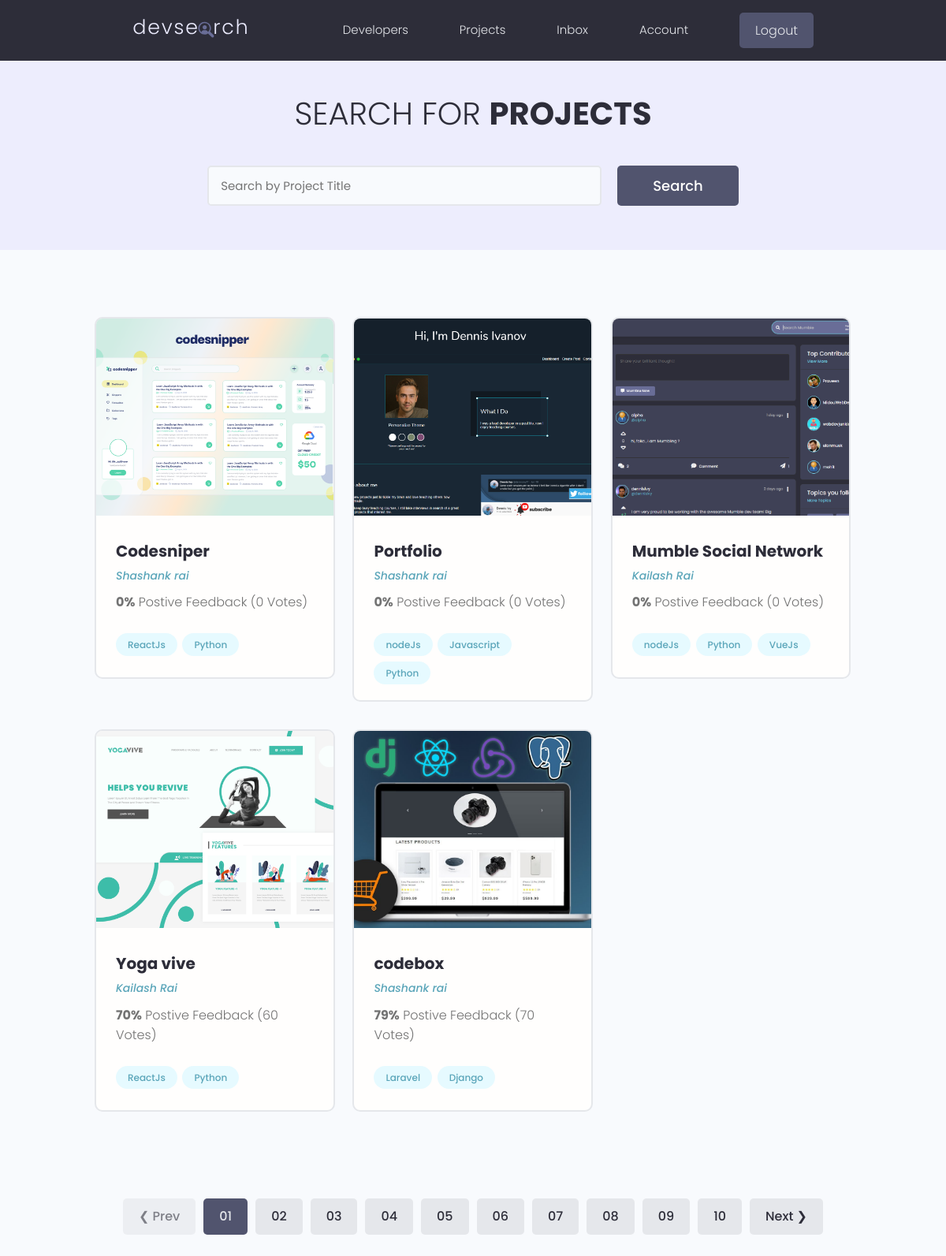
The page /projects/ (signed in) on the database its author committed.
### projects/models.py (models this page shows)
class project(models.Model):
    owner=models.ForeignKey(Profile,null=True,blank=True,on_delete=models.SET_NULL)
    title=models.CharField(max_length=200)
    description=models.TextField(null=True,blank=True)
    featured_image=models.ImageField(null=True,blank=True,default='default.jpg')
    demo_link=models.CharField(max_length=2000,null=True,blank=True)
    source_link=models.CharField(max_length=2000,null=True,blank=True)
    tags=models.ManyToManyField('Tag',blank=True)
    vote_total=models.IntegerField(default=0,null=True,blank=True)
    vote_ratio=models.IntegerField(default=0,null=True,blank=True)
    created=models.DateTimeField(auto_now_add=True)
    id=models.UUIDField(default=uuid.uuid4,unique=True,primary_key=True,editable=False)
    def __str__(self):
        return self.title

class Tag(models.Model):
    name=models.CharField(max_length=200)
    created=models.DateTimeField(auto_now_add=True)
    id=models.UUIDField(default=uuid.uuid4,unique=True,primary_key=True,editable=False)
    def __str__(self):
        return self.name

### users/models.py (models this page shows, shortened)
class Profile(models.Model):
    user=models.OneToOneField(User,on_delete=models.CASCADE,null=True,blank=True)
    name=models.CharField(max_length=200,blank=True,null=True)
    user_name=models.CharField(max_length=200,blank=True,null=True)
    location=models.CharField(max_length=200,blank=True,null=True)
    email=models.EmailField(max_length=500,blank=True,null=True)
    short_intro=models.CharField(max_length=200,blank=True,null=True)
    bio=models.TextField(blank=True,null=True)
    profile_image=models.ImageField(blank=True,null=True,upload_to='profiles/',default='profiles/user-default.png')
    social_github=models.CharField(max_length=200,blank=True,null=True)
    social_twitter=models.CharField(max_length=200,blank=True,null=True)
    social_linkedin=models.CharField(max_length=200,blank=True,null=True)
    social_youtube=models.CharField(max_length=200,blank=True,null=True)
    social_website=models.CharField(max_length=200,blank=True,null=True)
    created=models.DateTimeField(auto_now_add=True)
    id=models.UUIDField(default=uuid.uuid4,unique=True,primary_key=True,editable=False)

### projects/views.py (the view)
# urls.py: path('',views.hello,name='hello'),
def hello(request):
    projects=project.objects.all()
    print(projects)
    context={'projects':projects}
    return render(request,'projects/hello.html', context)

### projects/templates/projects/hello.html (shortened to what this page needs)
{% extends 'main.html' %} {% block content %}
  <main class="projects">
    <section class="hero-section text-center">
      <div class="container container--narrow">
        <div class="hero-section__box">
          <h2>Search for <span>Projects</span></h2>
        </div>
        <div class="hero-section__search">
          <form class="form" action="#" method="get">
            <div class="form__field">
              <input class="input input--text" id="formInput#search" type="text" name="text"
                placeholder="Search by Project Title" />
            </div>
            <input class="btn btn--sub btn--lg" type="submit" value="Search" />
          </form>
        </div>
      </div>
    </section>
    <section class="projectsList">
      <div class="container">
        <div class="grid grid--three">
        {% for project in projects %}
          <div class="column">
            <div class="card project">
              <a href="{% url 'project' project.id %}" class="project">
                <img class="project__thumbnail" src="{{project.featured_image.url}}" alt="project thumbnail" />
                <div class="card__body">
                  <h3 class="project__title">{{project.title}}</h3>
                  <p><a class="project__author" href="{% url 'user_profile' project.owner.id %}">{{project.owner.name}}</a></p>
                  <p class="project--rating">
                    <span style="font-weight: bold;">{{project.vote_ratio}}%</span> Postive
                    Feedback ({{project.vote_total}} Vote{{project.vote_total|pluralize:"s"}})
                  </p>
                  <div class="project__tags">
                  {% for tag in project.tags.all %}
                    <span class="tag tag--pill tag--main">
                      <small>{{tag}}</small>
                    </span>
                  {% endfor %}
                  </div>
                </div>
              </a>
            </div>
          </div>
        {% endfor %}
      </div>
    </section>
    <div class="pagination">
      <ul class="container">
        <li><a href="#" class="btn btn--disabled">&#10094; Prev</a></li>
        <li><a href="#" class="btn btn--sub">01</a></li>
        <li><a href="#" class="btn">02</a></li>
        <li><a href="#" class="btn">03</a></li>
        <li><a href="#" class="btn">04</a></li>
        <li><a href="#" class="btn">05</a></li>
        <li><a href="#" class="btn">06</a></li>
        <li><a href="#" class="btn">07</a></li>
        <li><a href="#" class="btn">08</a></li>
        <li><a href="#" class="btn">09</a></li>
        <li><a href="#" class="btn">10</a></li>
        <li><a href="#" class="btn">Next &#10095;</a></li>
      </ul>
    </div>
  </main>
{% endblock content %}

### static/styles/app.css (style rules this page uses)
:root { --color-sub: #2d2d39; }
.btn--sub { background-color: var(--color-sub-light); }
.card { border: 2px solid var(--color-light); }
img { width: 100%; }
.hero-section { height: 40vh; display: flex; align-items: center; background-color: var(--color-sub); }
.hero-section__box { margin-bottom: 4rem; }
.hero-section__box > h2, .hero-section__box > h2 > span { font-size: 4rem; color: var(--color-light); line-height: 1.3; text-transform: uppercase; }
.hero-section__box > h2 { font-weight: 300; }
.hero-section__box > h2 > span { font-weight: 700; }
.hero-section__search > .form { display: flex; align-items: center; justify-content: center; gap: 2rem; }
.hero-section__search > .form input.input--text { width: 50rem; }
.pagination { margin-top: 8rem; margin-bottom: 10rem; }
.pagination > ul { flex-wrap: wrap; list-style: none; display: flex; align-items: center; justify-content: center; gap: 1rem; }
.pagination .btn { color: var(--color-sub); }
.pagination .btn.btn--sub { color: var(--color-light); }
.project__author { font-size: 1.4rem; font-style: italic; }
.project--rating { margin-bottom: 1.6em; margin-top: .5em; }
.projects > .hero-section { background: var(--color-sub-lighter); height: 30vh; }
.projects .hero-section__box { margin-bottom: 2.5rem; }
.projects .hero-section__box > h2 { color: var(--color-sub); }
.projects .hero-section__box > h2 > span { font-weight: 700; color: var(--color-sub); }
.projectsList { margin-top: 8rem; }
.project__thumbnail { height: 25rem; object-fit: cover; object-position: top center; }
.project__title { font-size: 2rem; font-weight: 700; color: var(--color-sub); }

### static/uikit/styles/modules/_variables.css (style rules this page uses)
:root { --color-main: #5aa5b9; --color-main-light: #e6faff; --color-sub: #3f4156; --color-sub-light: #51546e; --color-sub-lighter: #ededfd; --color-text: #737373; --color-gray: #8b8b8b; --color-light: #e5e7eb; --color-light-gray: #767676; --color-bg: #f8fafd; --color-white: #fffefd; --color-white-light: #f3f3f3; --color-success: #359e64; --color-success-bg: #def8e8; --color-error: #fc4b0b; --color-error-bg: #fff2ee; --font-base: 'Poppins', arial, helvetica, 'Segoe UI', roboto, ubuntu, sans-serif; --font-monospace: 'Fira Code', 'Courier New', courier, monospace; --font-regular: 300; --font-medium: 500; --font-bold: 700; --generic-shadow: 1px 1px 5px #00000010; --generic-transition: all 0.3s ease-in-out; }

### static/uikit/styles/modules/_base.css (style rules this page uses)
* { margin: 0; padding: 0; box-sizing: border-box; text-rendering: optimizeLegibility; color: inherit; font-size: inherit; }
html { font-size: 50%; }
@media only screen and (min-width: 480px) { html { font-size: 56.25%; } }
@media only screen and (min-width: 1200px) { html { font-size: 62.5%; } }
body { line-height: 1.6; font-weight: 400; font-size: 1.5rem; color: var(--color-text); background-color: var(--color-bg); min-height: 100vh; }

### static/uikit/styles/modules/_typography.css (style rules this page uses)
* { font-family: var(--font-base); }
h2 { font-size: 3.6rem; font-weight: var(--font-bold); }
h3 { font-size: 3.2rem; font-weight: var(--font-medium); }
p, span, strong { font-size: 1.6rem; color: var(--color-text); font-weight: var(--font-regular); }
a { padding-bottom: 2px; text-decoration: none; display: inline-block; color: var(--color-main); font-weight: var(--font-medium); }

### static/uikit/styles/modules/_utilities.css (style rules this page uses)
.container { width: 92%; max-width: 165rem; margin: 0 auto; box-sizing: border-box; }
.container--narrow { width: 92%; max-width: 120rem; }
@media screen and (min-width: 1000px) { .container { width: 90%; } }
@media screen and (min-width: 1000px) { .container--narrow { width: 85%; } }
@media screen and (min-width: 1200px) { .container { width: 80%; } }
@media screen and (min-width: 1200px) { .container--narrow { width: 72%; } }
.text-center { text-align: center; }

### static/uikit/styles/modules/_button.css (style rules this page uses)
.btn { display: inline-block; position: relative; cursor: pointer; background-color: var(--color-light); font-weight: var(--font-medium); color: var(--color-sub); text-decoration: none; padding: 1rem 2rem; border-radius: 0.5rem; border: none; width: -webkit-fit-content; width: -moz-fit-content; width: fit-content; height: -webkit-fit-content; height: -moz-fit-content; height: fit-content; font-size: 1.6rem; outline-width: 0; outline-color: transparent; -webkit-backface-visibility: hidden; backface-visibility: hidden; transition: all 0.3s ease-in-out; }
.btn:disabled, .btn--disabled { cursor: not-allowed; opacity: 0.6; }
.btn--sub { background-color: var(--color-sub); color: var(--color-white); }
.btn--lg { font-size: 1.8rem; padding: 1.2rem 4.5rem; }

### rows shown on the page
project: featured_image (picture), title "Codesniper", owner.name "Shashank rai", vote_ratio "0", vote_total "0"
Tag: name "ReactJs"
Tag: name "Python"
project: featured_image (picture), title "Portfolio", owner.name "Shashank rai", vote_ratio "0", vote_total "0"
Tag: name "nodeJs"
Tag: name "Javascript"
project: featured_image (picture), title "Mumble Social Network", owner.name "Kailash Rai", vote_ratio "0", vote_total "0"
Tag: name "VueJs"
project: featured_image (picture), title "Yoga vive", owner.name "Kailash Rai", vote_ratio "70", vote_total "60"
project: featured_image (picture), title "codebox", owner.name "Shashank rai", vote_ratio "79", vote_total "70"
Tag: name "Laravel"
Tag: name "Django"
